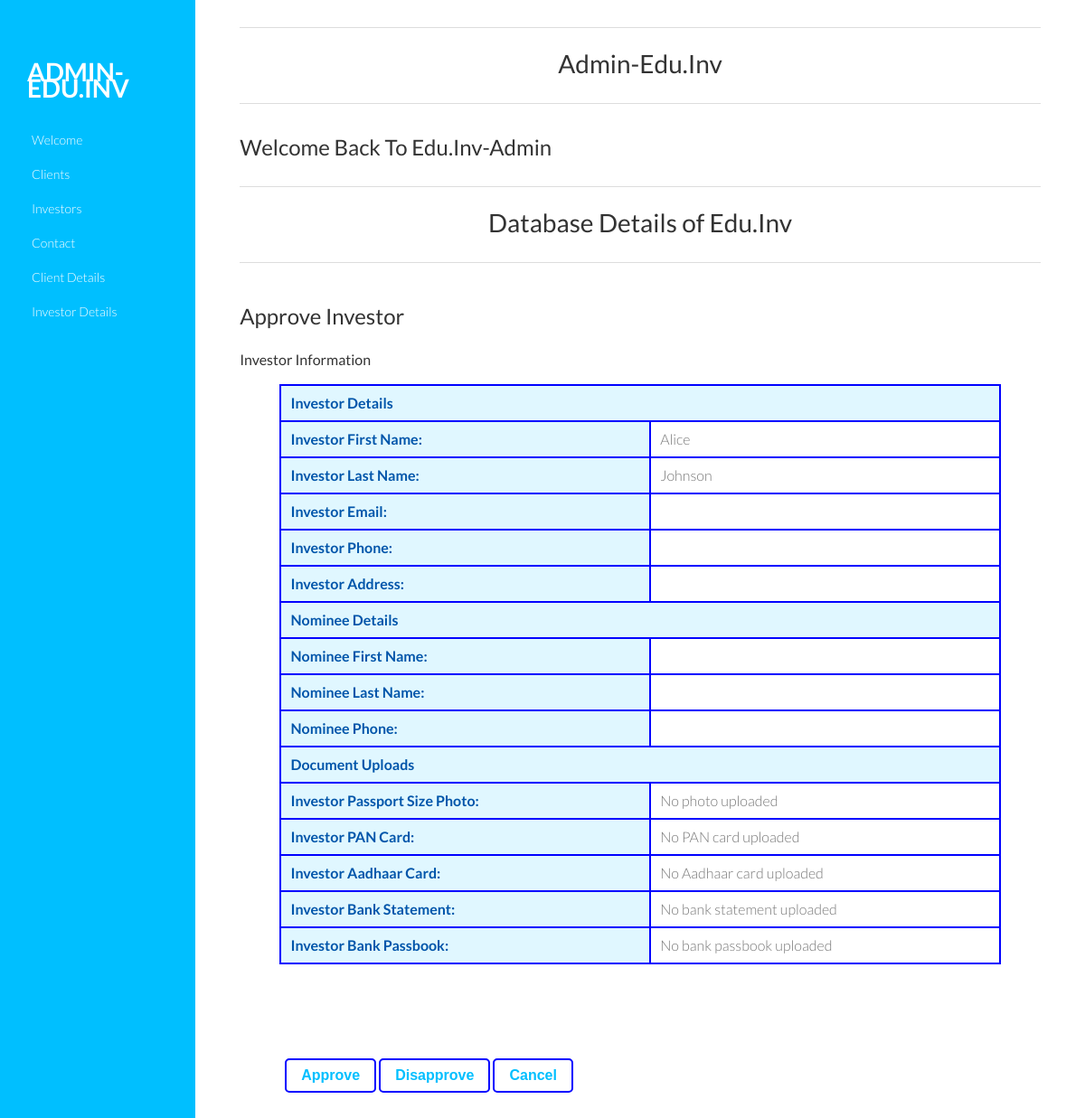
Page /AdminApp/investor/11/ on the committed database.
### EduInvApp/models.py (models this page shows, shortened)
class investorapplicationdb(models.Model):
    Investor_first_name = models.CharField(max_length=100,default='')
    Investor_last_name = models.CharField(max_length=100,default='')
    Investor_email = models.EmailField(default='')
    Nominee_first_name = models.CharField(max_length=100,default='')
    Nominee_last_name = models.CharField(max_length=100,default='')
    Investor_adress = models.TextField(default='')
    Investor_phone = models.CharField(max_length=15,default='')
    Nominee_phone = models.CharField(max_length=15,default='')
    Investor_photo = models.FileField(upload_to='documents/investor_photos/', max_length=100, blank=True, null=True)
    Investor_pan = models.FileField(upload_to='documents/investor_pans/', max_length=100, blank=True, null=True)
    Investor_adhaar = models.FileField(upload_to='documents/investor_aadhaars/', max_length=100, blank=True, null=True)
    Investor_bank_statement = models.FileField(upload_to='documents/investor_bank_statements/', max_length=100, blank=True, null=True)
    Investor_bank_pass = models.FileField(upload_to='documents/investor_bank_passbooks/', max_length=100, blank=True, null=True)
    is_approved = models.BooleanField(default=False)
    otp = models.CharField(max_length=6, blank=True, null=True)
    total_investment = models.DecimalField(max_digits=10, decimal_places=2, null=True)

### AdminApp/views.py (the view)
# urls.py: path('investor/<int:investor_id>/', views.investordetails, name='investordetails'),
def investordetails(request, investor_id):
    investor = get_object_or_404(investorapplicationdb, id=investor_id)
    return render(request, 'approve_investor.html', {'investor': investor})

### AdminApp/templates/approve_investor.html (shortened to what this page needs)
{% extends 'AdminPanel.html' %}
{% block content %}
<section id="tmpl-structure">
    <h2 class="title">Approve Investor</h2>
    <div class="col-lg-12 grid-margin stretch-card">
        <div class="card">
            <div class="card-body">
                <div class="table-responsive pt-3">
                    <form method="post" action="{% url 'approve_investor' investor.id %}">
                        <h4 class="table-hover">Investor Information</h4><br>
                        <table class="table table-bordered custom-table">
                            <tr>
                                <th colspan="2" class="text-center">Investor Details</th>
                            </tr>
                            <tr>
                                <th>Investor First Name:</th>
                                <td>{{ investor.Investor_first_name }}</td>
                            </tr>
                            <tr>
                                <th>Investor Last Name:</th>
                                <td>{{ investor.Investor_last_name }}</td>
                            </tr>
                            <tr>
                                <th>Investor Email:</th>
                                <td>{{ investor.Investor_email }}</td>
                            </tr>
                            <tr>
                                <th>Investor Phone:</th>
                                <td>{{ investor.Investor_phone }}</td>
                            </tr>
                            <tr>
                                <th>Investor Address:</th>
                                <td>{{ investor.Investor_adress }}</td>
                            </tr>
                            <tr>
                                <th colspan="2" class="text-center">Nominee Details</th>
                            </tr>
                            <tr>
                                <th>Nominee First Name:</th>
                                <td>{{ investor.Nominee_first_name }}</td>
                            </tr>
                            <tr>
                                <th>Nominee Last Name:</th>
                                <td>{{ investor.Nominee_last_name }}</td>
                            </tr>
                            <tr>
                                <th>Nominee Phone:</th>
                                <td>{{ investor.Nominee_phone }}</td>
                            </tr>
                            <tr>
                                <th colspan="2" class="text-center">Document Uploads</th>
                            </tr>
                            <tr>
                                <th>Investor Passport Size Photo:</th>
                                <td>
                                    {% if investor.Investor_photo %}
                                        <img src="{{ investor.Investor_photo.url }}" height="75px" width="75px" alt="Investor Photo">
                                    {% else %}
                                        No photo uploaded
                                    {% endif %}
                                </td>
                            </tr>
                            <tr>
                                <th>Investor PAN Card:</th>
                                <td>
                                    {% if investor.Investor_pan %}
                                        <img src="{{ investor.Investor_pan.url }}" height="75px" width="75px" alt="Investor PAN Card">
                                    {% else %}
                                        No PAN card uploaded
                                    {% endif %}
                                </td>
                            </tr>
                            <tr>
                                <th>Investor Aadhaar Card:</th>
                                <td>
                                    {% if investor.Investor_adhaar %}
                                        <img src="{{ investor.Investor_adhaar.url }}" height="75px" width="75px" alt="Investor Aadhaar Card">
                                    {% else %}
                                        No Aadhaar card uploaded
                                    {% endif %}
                                </td>
                            </tr>
                            <tr>
                                <th>Investor Bank Statement:</th>
                                <td>
                                    {% if investor.Investor_bank_statement %}
                                        <img src="{{ investor.Investor_bank_statement.url }}" height="75px" width="75px" alt="Investor Bank Statement">
                                    {% else %}
                                        No bank statement uploaded
                                    {% endif %}
                                </td>
                            </tr>
                            <tr>
                                <th>Investor Bank Passbook:</th>
                                <td>
                                    {% if investor.Investor_bank_pass %}
                                        <img src="{{ investor.Investor_bank_pass.url }}" height="75px" width="75px" alt="Investor Bank Passbook">
                                    {% else %}
                                        No bank passbook uploaded
                                    {% endif %}
                                </td>
                            </tr>
                        </table>
                        <br><br><br>
                        <div class="mt-3" style="padding: 50px;">
                            <button type="submit" name="approve" value="approve" class="btn custom-btn">Approve</button>
                            <button type="submit" name="disapprove" value="disapprove" class="btn custom-btn">Disapprove</button>
                            <button type="button" onclick="window.location.href='{% url 'displayinvestordetails' %}'" class="btn custom-btn">Cancel</button>
                        </div>
                    </form>
                </div>
            </div>
        </div>
    </div>
</section>
{% endblock %}

### AdminApp/static/assets/css/main.css (style rules this page uses)
body { background-color:#FFF; font-family: "Lato", sans-serif; font-weight: 300; font-size:16px; line-height:18px; color:#777; }
h1, h2, h3, h4, h5, h6 { color: #333; margin:0; font-weight: normal; }
h2 { font-size: 24px; }
.title { margin: 50px 0 30px; }
.main-content section { margin: 0 5%; }

### AdminApp/templates/approve_investor.html (style rules this page uses)
.custom-btn { color: deepskyblue; border: 2px solid blue; background-color: transparent; padding: 8px 16px; font-weight: bold; border-radius: 5px; transition: background-color 0.3s, color 0.3s; }
.custom-table { width: 90%; margin: auto; border-collapse: collapse; border: 2px solid blue; }
.custom-table th, .custom-table td { border: 2px solid blue; padding: 10px; text-align: left; }
.custom-table th { background-color: #e0f7ff; color: #0055aa; }

### rows in the picture
investorapplicationdb: Investor_first_name "Alice", Investor_last_name "Johnson"
